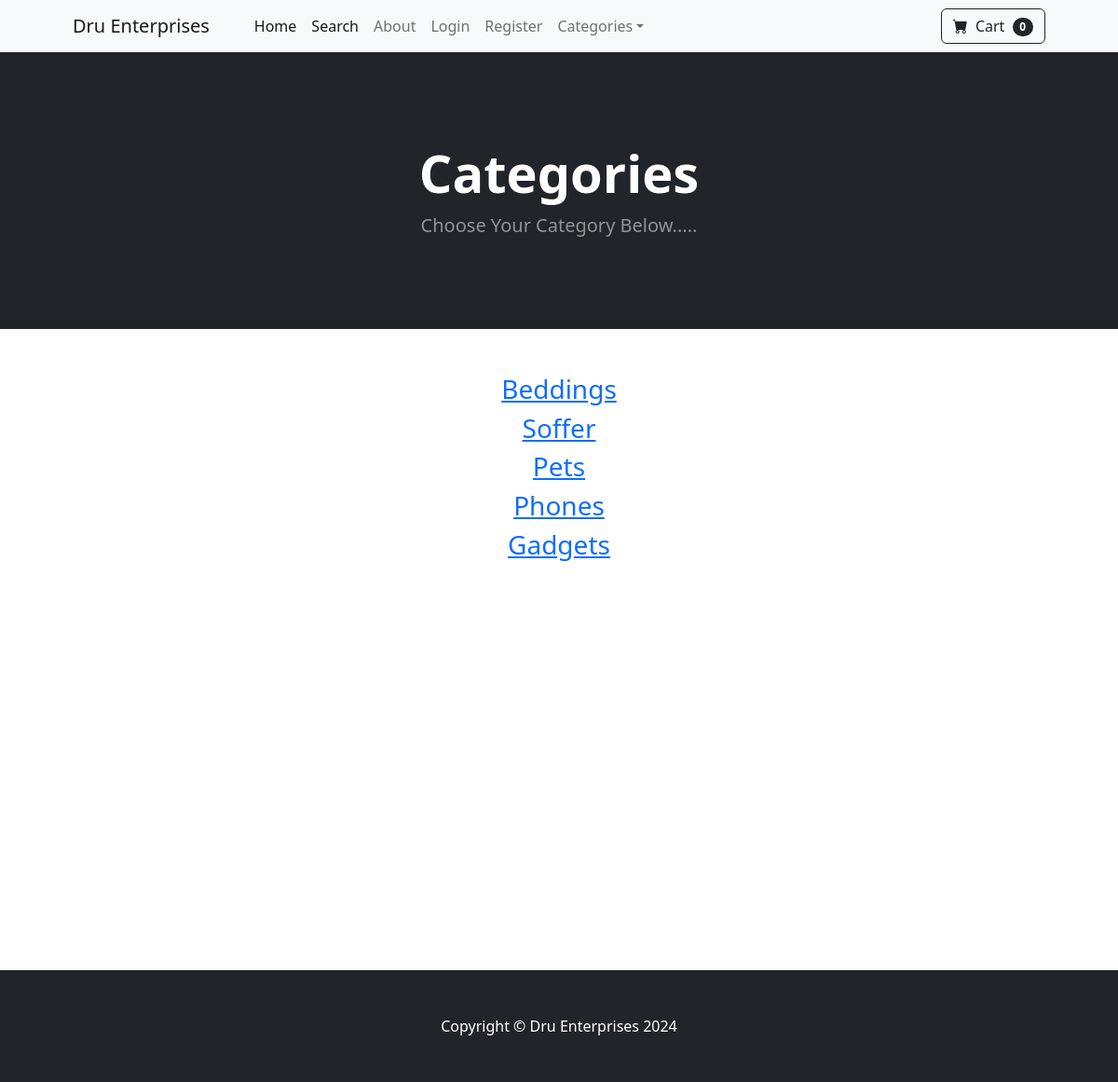
The app's page /category_summary/, older data.
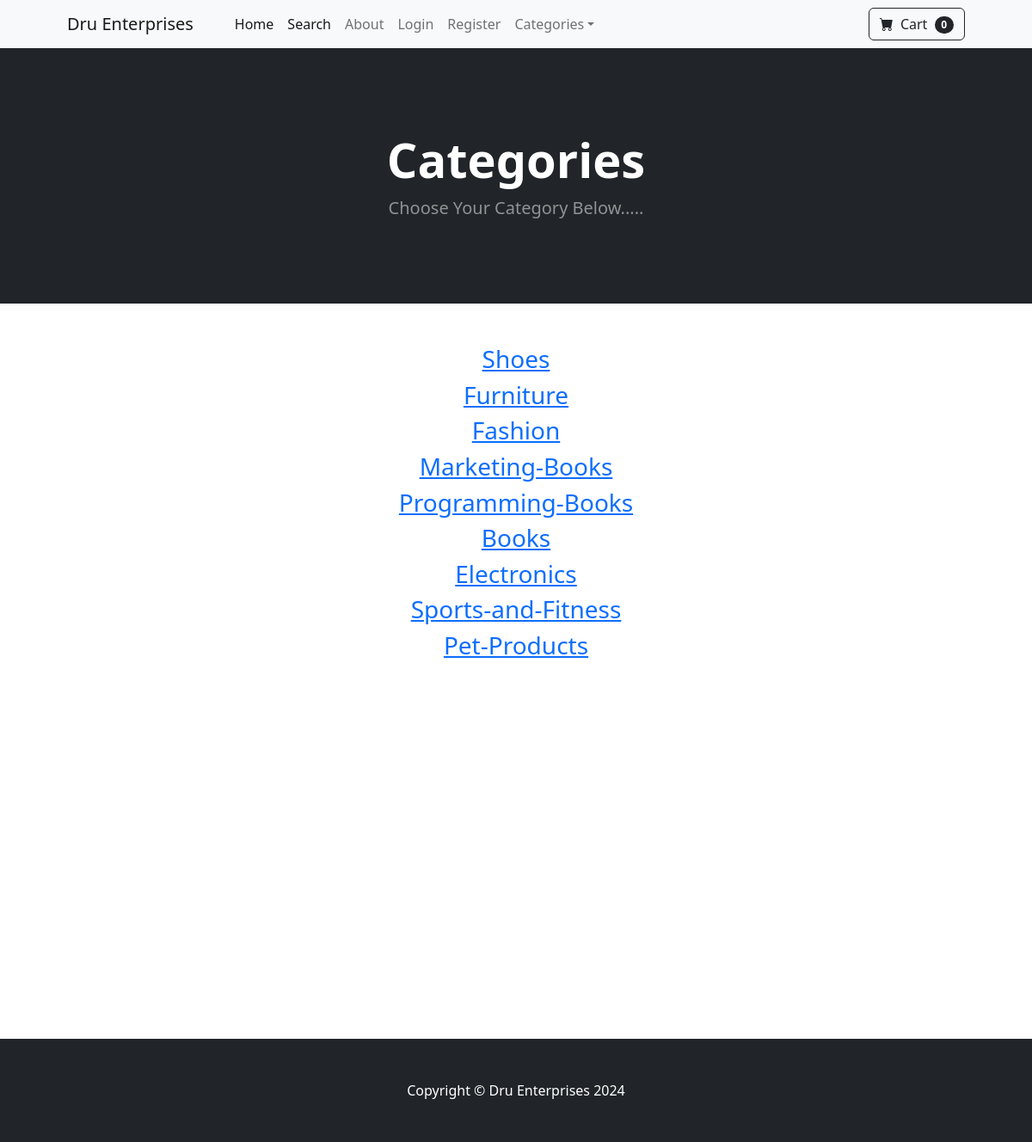
The same page, newer data.
### druu/models.py (models this page shows)
class Category(models.Model):
	name = models.CharField(max_length=50)
	def __str__(self):
		return self.name
	class Meta:
		verbose_name_plural = 'categories'

### druu/views.py (the view)
# urls.py: path('category_summary/', views.category_summary, name="category_summary"),
def category_summary(request):
    categories = Category.objects.all()
    return render(request, 'products/category_summary.html', {"categories":categories})

### cart/cart.py (called while the page is built)
    def __len__(self):
        return len(self.cart)

### cart/context_processors.py (called while the page is built)
def cart(request):
    return {'cart':Cart(request)}

### druu/templates/products/category_summary.html
{% extends 'base.html' %}
{% load static %}
{% block content %}
<header class="bg-dark py-5">
    <div class="container px-4 px-lg-5 my-5">
        <div class="text-center text-white">
            <h1 class="display-4 fw-bolder">Categories</h1>
            <p class="lead fw-normal text-white-50 mb-0">Choose Your Category Below.....</p>
        </div>
    </div>
</header>
<div class="container">
    <div class="row">
        <center>
            <div class="col-8">
                <br><br>
                {% for category in categories %}
                <h3><a href="{% url 'category' category %}">{{ category }}</a></h3>
                {% endfor %}
<br><br><br><br><br><br><br><br><br><br><br><br><br><br><br><br><br><br>
            </div>
        </center>
    </div>
</div>
{% endblock %}

Row changes from the older to the newer data that the page shows:
changed Category: name "Beddings" → "Shoes"
changed Category: name "Soffer" → "Furniture"
changed Category: name "Pets" → "Fashion"
changed Category: name "Phones" → "Marketing-Books"
changed Category: name "Gadgets" → "Programming-Books"
added Category: name "Books"
added Category: name "Electronics"
added Category: name "Sports-and-Fitness"
added Category: name "Pet-Products"
